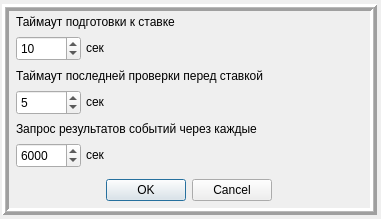
<?xml version="1.0" encoding="UTF-8"?>
<ui version="4.0">
 <class>timers_settings</class>
 <widget class="QDialog" name="timers_settings">
  <property name="windowModality">
   <enum>Qt::ApplicationModal</enum>
  </property>
  <property name="geometry">
   <rect>
    <x>0</x>
    <y>0</y>
    <width>381</width>
    <height>219</height>
   </rect>
  </property>
  <property name="windowTitle">
   <string>Настройки таймеров</string>
  </property>
  <property name="modal">
   <bool>true</bool>
  </property>
  <widget class="QSpinBox" name="spinBox_betPreparingTimeout">
   <property name="geometry">
    <rect>
     <x>16</x>
     <y>36</y>
     <width>65</width>
     <height>25</height>
    </rect>
   </property>
   <property name="maximum">
    <number>9999</number>
   </property>
   <property name="value">
    <number>10</number>
   </property>
  </widget>
  <widget class="QLabel" name="label_betPreparingTimeout_1">
   <property name="geometry">
    <rect>
     <x>16</x>
     <y>14</y>
     <width>211</width>
     <height>16</height>
    </rect>
   </property>
   <property name="text">
    <string>Таймаут подготовки к ставке</string>
   </property>
  </widget>
  <widget class="QLabel" name="label_betLastTestTimeout_1">
   <property name="geometry">
    <rect>
     <x>16</x>
     <y>68</y>
     <width>321</width>
     <height>16</height>
    </rect>
   </property>
   <property name="text">
    <string>Таймаут последней проверки перед ставкой</string>
   </property>
  </widget>
  <widget class="QSpinBox" name="spinBox_betLastTestTimeout">
   <property name="geometry">
    <rect>
     <x>16</x>
     <y>90</y>
     <width>65</width>
     <height>25</height>
    </rect>
   </property>
   <property name="maximum">
    <number>9999</number>
   </property>
   <property name="value">
    <number>5</number>
   </property>
  </widget>
  <widget class="QLabel" name="label_betPreparingTimeout_2">
   <property name="geometry">
    <rect>
     <x>86</x>
     <y>40</y>
     <width>31</width>
     <height>16</height>
    </rect>
   </property>
   <property name="text">
    <string>сек</string>
   </property>
  </widget>
  <widget class="QLabel" name="label_betLastTestTimeout_2">
   <property name="geometry">
    <rect>
     <x>86</x>
     <y>94</y>
     <width>31</width>
     <height>16</height>
    </rect>
   </property>
   <property name="text">
    <string>сек</string>
   </property>
  </widget>
  <widget class="QSpinBox" name="spinBox_resultExtractionInterval">
   <property name="geometry">
    <rect>
     <x>16</x>
     <y>143</y>
     <width>65</width>
     <height>25</height>
    </rect>
   </property>
   <property name="maximum">
    <number>9999</number>
   </property>
   <property name="value">
    <number>6000</number>
   </property>
  </widget>
  <widget class="QLabel" name="label_resultExtractionInterval_2">
   <property name="geometry">
    <rect>
     <x>86</x>
     <y>147</y>
     <width>31</width>
     <height>16</height>
    </rect>
   </property>
   <property name="text">
    <string>сек</string>
   </property>
  </widget>
  <widget class="QLabel" name="label_resultExtractionInterval_1">
   <property name="geometry">
    <rect>
     <x>16</x>
     <y>121</y>
     <width>311</width>
     <height>16</height>
    </rect>
   </property>
   <property name="text">
    <string>Запрос результатов событий через каждые</string>
   </property>
  </widget>
  <widget class="QFrame" name="frame_timersSettings">
   <property name="geometry">
    <rect>
     <x>2</x>
     <y>4</y>
     <width>375</width>
     <height>211</height>
    </rect>
   </property>
   <property name="frameShape">
    <enum>QFrame::Box</enum>
   </property>
   <property name="frameShadow">
    <enum>QFrame::Raised</enum>
   </property>
   <property name="lineWidth">
    <number>3</number>
   </property>
   <property name="midLineWidth">
    <number>1</number>
   </property>
   <widget class="QDialogButtonBox" name="buttonBox">
    <property name="geometry">
     <rect>
      <x>16</x>
      <y>171</y>
      <width>341</width>
      <height>31</height>
     </rect>
    </property>
    <property name="orientation">
     <enum>Qt::Horizontal</enum>
    </property>
    <property name="standardButtons">
     <set>QDialogButtonBox::Cancel|QDialogButtonBox::Ok</set>
    </property>
    <property name="centerButtons">
     <bool>true</bool>
    </property>
   </widget>
  </widget>
  <zorder>frame_timersSettings</zorder>
  <zorder>spinBox_betPreparingTimeout</zorder>
  <zorder>label_betPreparingTimeout_1</zorder>
  <zorder>label_betLastTestTimeout_1</zorder>
  <zorder>spinBox_betLastTestTimeout</zorder>
  <zorder>label_betPreparingTimeout_2</zorder>
  <zorder>label_betLastTestTimeout_2</zorder>
  <zorder>spinBox_resultExtractionInterval</zorder>
  <zorder>label_resultExtractionInterval_2</zorder>
  <zorder>label_resultExtractionInterval_1</zorder>
 </widget>
 <resources/>
 <connections>
  <connection>
   <sender>buttonBox</sender>
   <signal>accepted()</signal>
   <receiver>timers_settings</receiver>
   <slot>accept()</slot>
   <hints>
    <hint type="sourcelabel">
     <x>248</x>
     <y>254</y>
    </hint>
    <hint type="destinationlabel">
     <x>157</x>
     <y>274</y>
    </hint>
   </hints>
  </connection>
  <connection>
   <sender>buttonBox</sender>
   <signal>rejected()</signal>
   <receiver>timers_settings</receiver>
   <slot>reject()</slot>
   <hints>
    <hint type="sourcelabel">
     <x>316</x>
     <y>260</y>
    </hint>
    <hint type="destinationlabel">
     <x>286</x>
     <y>274</y>
    </hint>
   </hints>
  </connection>
 </connections>
</ui>
